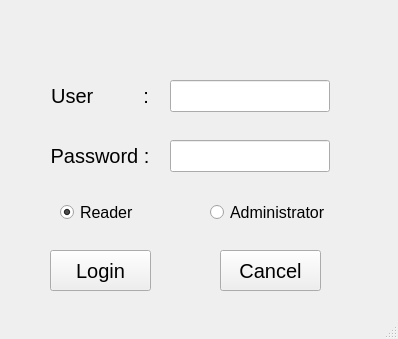
<?xml version="1.0" encoding="UTF-8"?>
<ui version="4.0">
 <class>MainWindow</class>
 <widget class="QMainWindow" name="MainWindow">
  <property name="geometry">
   <rect>
    <x>0</x>
    <y>0</y>
    <width>398</width>
    <height>339</height>
   </rect>
  </property>
  <property name="windowTitle">
   <string>MainWindow</string>
  </property>
  <widget class="QWidget" name="centralWidget">
   <widget class="QLabel" name="label">
    <property name="geometry">
     <rect>
      <x>50</x>
      <y>80</y>
      <width>100</width>
      <height>32</height>
     </rect>
    </property>
    <property name="font">
     <font>
      <pointsize>15</pointsize>
     </font>
    </property>
    <property name="text">
     <string>User         :</string>
    </property>
    <property name="alignment">
     <set>Qt::AlignCenter</set>
    </property>
   </widget>
   <widget class="QLabel" name="label_2">
    <property name="geometry">
     <rect>
      <x>50</x>
      <y>140</y>
      <width>100</width>
      <height>32</height>
     </rect>
    </property>
    <property name="font">
     <font>
      <pointsize>15</pointsize>
     </font>
    </property>
    <property name="text">
     <string>Password :</string>
    </property>
    <property name="alignment">
     <set>Qt::AlignCenter</set>
    </property>
   </widget>
   <widget class="QLineEdit" name="lineEditUser">
    <property name="geometry">
     <rect>
      <x>170</x>
      <y>80</y>
      <width>160</width>
      <height>32</height>
     </rect>
    </property>
    <property name="font">
     <font>
      <pointsize>15</pointsize>
     </font>
    </property>
   </widget>
   <widget class="QLineEdit" name="lineEditPwd">
    <property name="geometry">
     <rect>
      <x>170</x>
      <y>140</y>
      <width>160</width>
      <height>32</height>
     </rect>
    </property>
    <property name="font">
     <font>
      <pointsize>15</pointsize>
     </font>
    </property>
   </widget>
   <widget class="QRadioButton" name="radioButtonAdmin">
    <property name="geometry">
     <rect>
      <x>210</x>
      <y>200</y>
      <width>121</width>
      <height>25</height>
     </rect>
    </property>
    <property name="font">
     <font>
      <pointsize>12</pointsize>
     </font>
    </property>
    <property name="text">
     <string>Administrator</string>
    </property>
   </widget>
   <widget class="QRadioButton" name="radioButtonReader">
    <property name="geometry">
     <rect>
      <x>60</x>
      <y>200</y>
      <width>110</width>
      <height>25</height>
     </rect>
    </property>
    <property name="font">
     <font>
      <pointsize>12</pointsize>
     </font>
    </property>
    <property name="text">
     <string>Reader</string>
    </property>
    <property name="checked">
     <bool>true</bool>
    </property>
   </widget>
   <widget class="QPushButton" name="pushButtonLogin">
    <property name="geometry">
     <rect>
      <x>50</x>
      <y>250</y>
      <width>101</width>
      <height>41</height>
     </rect>
    </property>
    <property name="font">
     <font>
      <pointsize>15</pointsize>
     </font>
    </property>
    <property name="text">
     <string>Login</string>
    </property>
   </widget>
   <widget class="QPushButton" name="pushButtonCancel">
    <property name="geometry">
     <rect>
      <x>220</x>
      <y>250</y>
      <width>101</width>
      <height>41</height>
     </rect>
    </property>
    <property name="font">
     <font>
      <pointsize>15</pointsize>
     </font>
    </property>
    <property name="text">
     <string>Cancel</string>
    </property>
   </widget>
  </widget>
  <widget class="QStatusBar" name="statusBar"/>
 </widget>
 <layoutdefault spacing="6" margin="11"/>
 <resources/>
 <connections/>
</ui>
